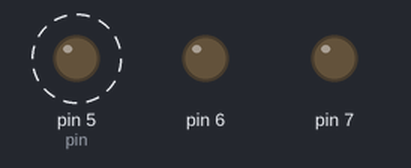
A sketch run on a simulated Arduino Uno, built with avr-gcc and run on an emulated ATmega328P. On the bench: output pins drawn as LEDs (lit = HIGH). Dashed ring = blinking. What the sketch prints to the serial monitor is not drawn.

Above: at 0.5 s.
Timing chart, 0 to 3.0 s (numbered marks = the images above):
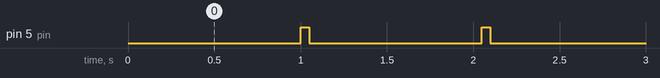

Measured:
- by itself, pin 5 (pin): alternates HIGH for 0.05 s and LOW for 1.0 s

The sketch:

lee_serie_desde_pc.ino
```cpp
int n;
char c;
char ca[10];
int pin=5;


void setup() {
  Serial.begin(115200);
  pinMode(pin, OUTPUT);
  pinMode(pin+1, OUTPUT);
  pinMode(pin+2, OUTPUT);
}


void loop() {
  n=Serial.readString().toInt();
  c=n;
  Serial.println( 'x' );
  digitalWrite(pin+n,HIGH);
  delay(50);
  digitalWrite(pin+n,LOW);
}
```
